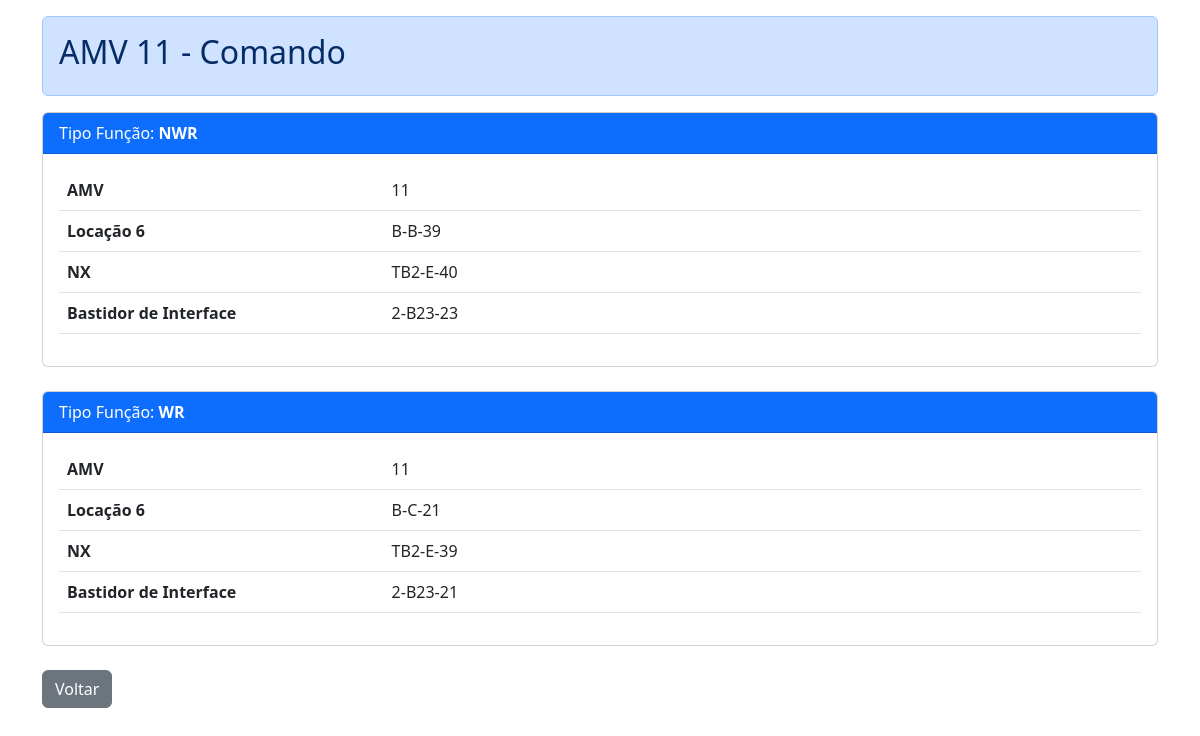
The app's page /amv_comando/11 (signed in) with its own data.
### models.py (models this page shows, shortened)
class AMV(db.Model):
    __tablename__ = 'amv'
    idamv = db.Column(db.Integer, primary_key=True)
    tipofuncao = db.Column(db.String(5), primary_key=True)
    L1 = db.Column(db.String(8), nullable=True)
    L2 = db.Column(db.String(8), nullable=True)
    L3 = db.Column(db.String(8), nullable=True)
    L4 = db.Column(db.String(8), nullable=True)
    L5 = db.Column(db.String(8), nullable=True)
    L6 = db.Column(db.String(8), nullable=True)
    L7 = db.Column(db.String(8), nullable=True)
    L9 = db.Column(db.String(8), nullable=True)
    L10 = db.Column(db.String(8), nullable=True)
    tower = db.Column(db.String(8), nullable=True)
    interface = db.Column(db.String(8), nullable=True)
    L14 = db.Column(db.String(8), nullable=True)
    L15 = db.Column(db.String(8), nullable=True)
    L16 = db.Column(db.String(8), nullable=True)
    L17 = db.Column(db.String(8), nullable=True)
    L18 = db.Column(db.String(8), nullable=True)
    L20 = db.Column(db.String(8), nullable=True)
    L21 = db.Column(db.String(8), nullable=True)
    L22 = db.Column(db.String(8), nullable=True)
    L23 = db.Column(db.String(8), nullable=True)

### app.py (the view)
@app.route('/amv_comando/<amv_id>')
def amv_comando(amv_id):
    return mostrar_amv(amv_id, tipo='Comando')

### templates/amv_detail.html (shortened to what this page needs)
<!DOCTYPE html>
<html>
<head>
    <link href="https://cdn.jsdelivr.net/npm/bootstrap@5.3.0/dist/css/bootstrap.min.css" rel="stylesheet">
</head>
<body>
    <div class="container mt-3">
        <div class="alert {{ 'alert-primary' if tipo == 'Comando' else 'alert-success' }}">
            <h2>AMV {{ amv_id }} - {{ tipo }}</h2>
        </div>
        {% for registro in registros %}
        <div class="card mb-4">
            <div class="card-header bg-{{ 'primary' if tipo == 'Comando' else 'success' }} text-white">
                Tipo Função: <strong>{{ registro.tipofuncao }}</strong>
            </div>
            <div class="card-body">
                <table class="table">
                    <tbody>
                        {% for nome, valor in registro.items() %}
                        {% if nome != 'tipofuncao' %}
                        <tr>
                            <td width="30%"><strong>{{ nome }}</strong></td>
                            <td>{{ valor }}</td>
                        </tr>
                        {% endif %}
                        {% endfor %}
                    </tbody>
                </table>
            </div>
        </div>
        {% endfor %}
        <a href="/amv" class="btn btn-secondary">Voltar</a>
    </div>
</body>
</html>

### records on screen
AMV: tipofuncao "NWR", registro "AMV", registro "11", nome "Locação 6", L6 "B-B-39", nome "NX", tower "TB2-E-40", nome "Bastidor de Interface", interface "2-B23-23"
AMV: tipofuncao "WR", registro "AMV", registro "11", nome "Locação 6", L6 "B-C-21", nome "NX", tower "TB2-E-39", nome "Bastidor de Interface", interface "2-B23-21"

### other values on screen
{{ amv_id }} "11"
{{ tipo }} "Comando"
